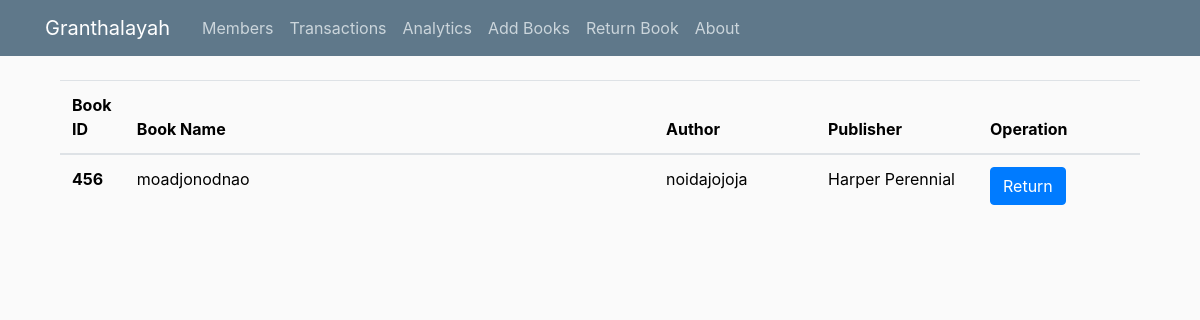
/return_book, run on the app's committed database.
### atheneum/models.py (models this page shows)
class Books(db.Model):
    book_ID                 = db.Column(db.Integer , primary_key = True) # book_id
    book_title               = db.Column(db.String(150))   # book_title
    authors                 = db.Column(db.String(75))    # authors
    quantity                = db.Column(db.Integer , default = 1) # quantity
    borrower                = db.Column(db.Integer , default = -1)   # borrower
    isbn                    = db.Column(db.String(15))             # isbn
    isbn13                    = db.Column(db.String(15))             # isbn13
    times_issued            = db.Column(db.Integer , default = 0)  # times_issued
    publisher               = db.Column(db.String(75))    # publisher

### atheneum/requisite/routes.py (the view)
@requisite.route('/return_book')
def return_book():
    books = Books.query.filter(
                        Books.quantity == 0     # render only those books which have been issued
                        ).all()
    return render_template(
                        'return_book.html',
                        books = books
                        )

### atheneum/templates/return_book.html (shortened to what this page needs)
{% extends "layout.html" %}
{% block content %}
{% block body %}
<div style="width: 90%; margin-left: auto; margin-right: auto">
  <table class="table" style="color: black">
    <thead>
      <tr>
        <th scope="col" style="width: 6%">Book ID</th>
        <th scope="col">Book Name</th>
        <th scope="col" style="width: 15%">Author</th>
        <th scope="col" style="width: 15%">Publisher</th>
        <th scope="col" style="width: 15%">Operation</th>
      </tr>
    </thead>
    {% for book in books %}
    <tbody>
      <tr>
        <th scope="row">{{book.book_ID}}</th>
        <td>{{book.book_title}}</td>
        <td>{{book.authors}}</td>
        <td>{{book.publisher}}</td>
        <td>
          <a href="summary/{{book.book_ID}}"
            ><button class="btn btn-primary">Return</button></a
          >
        </td>
      </tr>
    </tbody>
    {% endfor %}
  </table>
</div>
{% endblock body %}
{% endblock content %}

### atheneum/static/main.css (style rules this page uses)
body { background: #fafafa; color: #333333; margin-top: 5rem; }

### data on the page
Books: book_ID "456", book_title "moadjonodnao", authors "noidajojoja", publisher "Harper Perennial"
